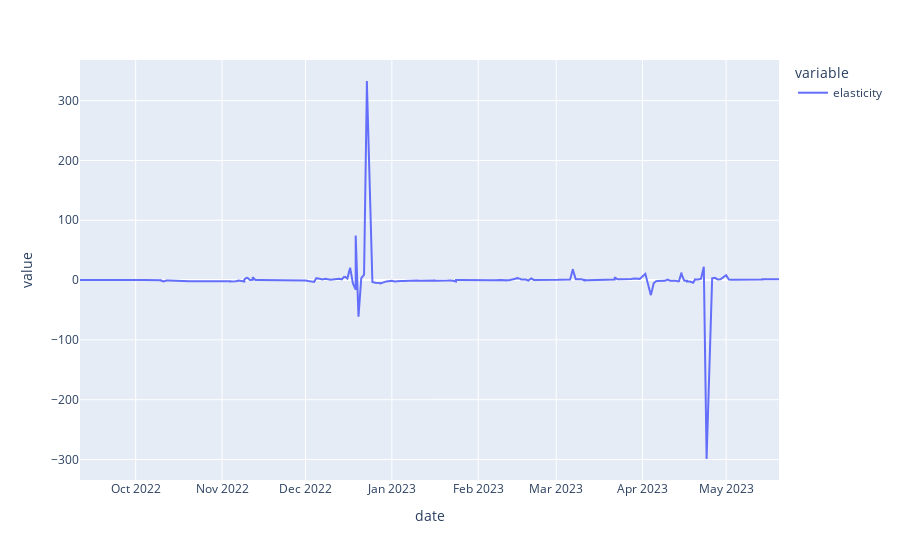

This figure's notebook cell:
### Code cell
functions.lp_over_100(add_lp, stETH_ETH_apr_df)

### Figure 1 — Plotly figure (JSON) as saved in the notebook; plotly's stock layout.template omitted (floating-point values rounded to 4 significant figures; data arrays with more than 128 entries replaced by an {"elided": "..."} marker saying what was removed)
{"data": [{"hovertemplate": "variable=elasticity<br>date=%{x}<br>value=%{y}<extra></extra>", "legendgroup": "elasticity", "line": {"color": "#636efa", "dash": "solid"}, "marker": {"symbol": "circle"}, "mode": "lines", "name": "elasticity", "orientation": "v", "showlegend": true, "type": "scatter", "x": {"elided": "980 str values"}, "xaxis": "x", "y": {"elided": "980 float values"}, "yaxis": "y"}], "layout": {"legend": {"title": {"text": "variable"}, "tracegroupgap": 0}, "margin": {"t": 60}, "xaxis": {"anchor": "y", "domain": [0, 1], "title": {"text": "date"}}, "yaxis": {"anchor": "x", "domain": [0, 1], "title": {"text": "value"}}}}
